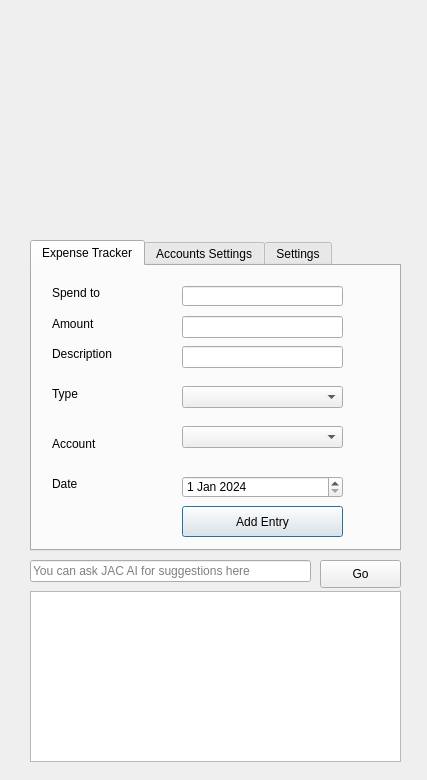
<?xml version="1.0" encoding="UTF-8"?>
<ui version="4.0">
 <class>Dialog</class>
 <widget class="QDialog" name="Dialog">
  <property name="geometry">
   <rect>
    <x>0</x>
    <y>0</y>
    <width>427</width>
    <height>780</height>
   </rect>
  </property>
  <property name="windowTitle">
   <string>JAC AI</string>
  </property>
  <property name="windowIcon">
   <iconset resource="images.qrc">
    <normaloff>:/LOGO/JAC AI.jpg</normaloff>:/LOGO/JAC AI.jpg</iconset>
  </property>
  <widget class="QLabel" name="label_2">
   <property name="geometry">
    <rect>
     <x>30</x>
     <y>10</y>
     <width>371</width>
     <height>221</height>
    </rect>
   </property>
   <property name="styleSheet">
    <string notr="true">border-image: url(:/LOGO/JAC AI.jpg);</string>
   </property>
   <property name="text">
    <string/>
   </property>
  </widget>
  <widget class="QTabWidget" name="tabWidget">
   <property name="geometry">
    <rect>
     <x>30</x>
     <y>240</y>
     <width>371</width>
     <height>311</height>
    </rect>
   </property>
   <property name="currentIndex">
    <number>0</number>
   </property>
   <widget class="QWidget" name="expense">
    <attribute name="title">
     <string>Expense Tracker</string>
    </attribute>
    <widget class="QComboBox" name="comboBox">
     <property name="geometry">
      <rect>
       <x>150</x>
       <y>120</y>
       <width>161</width>
       <height>22</height>
      </rect>
     </property>
    </widget>
    <widget class="QLabel" name="label">
     <property name="geometry">
      <rect>
       <x>20</x>
       <y>20</y>
       <width>81</width>
       <height>14</height>
      </rect>
     </property>
     <property name="text">
      <string>Spend to</string>
     </property>
    </widget>
    <widget class="QComboBox" name="comboBox_2">
     <property name="geometry">
      <rect>
       <x>150</x>
       <y>160</y>
       <width>161</width>
       <height>22</height>
      </rect>
     </property>
    </widget>
    <widget class="QLabel" name="label_7">
     <property name="geometry">
      <rect>
       <x>20</x>
       <y>210</y>
       <width>55</width>
       <height>16</height>
      </rect>
     </property>
     <property name="text">
      <string>Date</string>
     </property>
    </widget>
    <widget class="QLineEdit" name="lineEdit_3">
     <property name="geometry">
      <rect>
       <x>150</x>
       <y>80</y>
       <width>161</width>
       <height>22</height>
      </rect>
     </property>
    </widget>
    <widget class="QLineEdit" name="lineEdit">
     <property name="geometry">
      <rect>
       <x>150</x>
       <y>20</y>
       <width>161</width>
       <height>20</height>
      </rect>
     </property>
    </widget>
    <widget class="QLabel" name="label_4">
     <property name="geometry">
      <rect>
       <x>20</x>
       <y>80</y>
       <width>81</width>
       <height>16</height>
      </rect>
     </property>
     <property name="text">
      <string>Description</string>
     </property>
    </widget>
    <widget class="QLineEdit" name="lineEdit_2">
     <property name="geometry">
      <rect>
       <x>150</x>
       <y>50</y>
       <width>161</width>
       <height>22</height>
      </rect>
     </property>
    </widget>
    <widget class="QLabel" name="label_6">
     <property name="geometry">
      <rect>
       <x>20</x>
       <y>170</y>
       <width>55</width>
       <height>16</height>
      </rect>
     </property>
     <property name="text">
      <string>Account</string>
     </property>
    </widget>
    <widget class="QLabel" name="label_3">
     <property name="geometry">
      <rect>
       <x>20</x>
       <y>50</y>
       <width>81</width>
       <height>16</height>
      </rect>
     </property>
     <property name="text">
      <string>Amount</string>
     </property>
    </widget>
    <widget class="QLabel" name="label_5">
     <property name="geometry">
      <rect>
       <x>20</x>
       <y>120</y>
       <width>81</width>
       <height>16</height>
      </rect>
     </property>
     <property name="text">
      <string>Type</string>
     </property>
    </widget>
    <widget class="QDateEdit" name="dateEdit">
     <property name="geometry">
      <rect>
       <x>150</x>
       <y>210</y>
       <width>161</width>
       <height>22</height>
      </rect>
     </property>
     <property name="dateTime">
      <datetime>
       <hour>0</hour>
       <minute>0</minute>
       <second>0</second>
       <year>2024</year>
       <month>1</month>
       <day>1</day>
      </datetime>
     </property>
    </widget>
    <widget class="QPushButton" name="pushButton_5">
     <property name="geometry">
      <rect>
       <x>150</x>
       <y>240</y>
       <width>161</width>
       <height>31</height>
      </rect>
     </property>
     <property name="text">
      <string>Add Entry</string>
     </property>
    </widget>
   </widget>
   <widget class="QWidget" name="account">
    <attribute name="title">
     <string>Accounts Settings</string>
    </attribute>
    <widget class="QLabel" name="label_8">
     <property name="geometry">
      <rect>
       <x>20</x>
       <y>20</y>
       <width>81</width>
       <height>14</height>
      </rect>
     </property>
     <property name="text">
      <string>Balance</string>
     </property>
    </widget>
    <widget class="QLineEdit" name="lineEdit_4">
     <property name="geometry">
      <rect>
       <x>190</x>
       <y>20</y>
       <width>161</width>
       <height>20</height>
      </rect>
     </property>
     <property name="text">
      <string/>
     </property>
    </widget>
    <widget class="QLabel" name="label_9">
     <property name="geometry">
      <rect>
       <x>20</x>
       <y>60</y>
       <width>55</width>
       <height>16</height>
      </rect>
     </property>
     <property name="text">
      <string>Account</string>
     </property>
    </widget>
    <widget class="QLineEdit" name="lineEdit_5">
     <property name="geometry">
      <rect>
       <x>190</x>
       <y>50</y>
       <width>161</width>
       <height>20</height>
      </rect>
     </property>
     <property name="text">
      <string/>
     </property>
    </widget>
    <widget class="QPushButton" name="pushButton">
     <property name="geometry">
      <rect>
       <x>20</x>
       <y>100</y>
       <width>111</width>
       <height>28</height>
      </rect>
     </property>
     <property name="text">
      <string>Add Account</string>
     </property>
    </widget>
    <widget class="QPushButton" name="pushButton_2">
     <property name="geometry">
      <rect>
       <x>190</x>
       <y>100</y>
       <width>161</width>
       <height>28</height>
      </rect>
     </property>
     <property name="text">
      <string>Delete Account</string>
     </property>
    </widget>
    <widget class="QTextBrowser" name="textBrowser">
     <property name="geometry">
      <rect>
       <x>20</x>
       <y>140</y>
       <width>331</width>
       <height>101</height>
      </rect>
     </property>
     <property name="placeholderText">
      <string>Connecting Cloud Service ...</string>
     </property>
    </widget>
   </widget>
   <widget class="QWidget" name="settings">
    <attribute name="title">
     <string>Settings</string>
    </attribute>
    <widget class="QLineEdit" name="lineEdit_7">
     <property name="geometry">
      <rect>
       <x>130</x>
       <y>40</y>
       <width>181</width>
       <height>22</height>
      </rect>
     </property>
     <property name="placeholderText">
      <string>127.0.0.1</string>
     </property>
    </widget>
    <widget class="QLabel" name="label_10">
     <property name="geometry">
      <rect>
       <x>30</x>
       <y>40</y>
       <width>55</width>
       <height>16</height>
      </rect>
     </property>
     <property name="text">
      <string>Server IP</string>
     </property>
    </widget>
    <widget class="QLabel" name="label_11">
     <property name="geometry">
      <rect>
       <x>30</x>
       <y>80</y>
       <width>55</width>
       <height>16</height>
      </rect>
     </property>
     <property name="text">
      <string>Port</string>
     </property>
    </widget>
    <widget class="QLineEdit" name="lineEdit_8">
     <property name="geometry">
      <rect>
       <x>130</x>
       <y>80</y>
       <width>181</width>
       <height>22</height>
      </rect>
     </property>
     <property name="text">
      <string/>
     </property>
     <property name="placeholderText">
      <string>8000</string>
     </property>
    </widget>
    <widget class="QLabel" name="label_12">
     <property name="geometry">
      <rect>
       <x>30</x>
       <y>120</y>
       <width>55</width>
       <height>16</height>
      </rect>
     </property>
     <property name="text">
      <string>User</string>
     </property>
    </widget>
    <widget class="QLineEdit" name="lineEdit_9">
     <property name="geometry">
      <rect>
       <x>130</x>
       <y>120</y>
       <width>181</width>
       <height>22</height>
      </rect>
     </property>
     <property name="text">
      <string>Akhil Jacob</string>
     </property>
    </widget>
    <widget class="QLabel" name="label_13">
     <property name="geometry">
      <rect>
       <x>30</x>
       <y>160</y>
       <width>55</width>
       <height>16</height>
      </rect>
     </property>
     <property name="text">
      <string>Status</string>
     </property>
    </widget>
    <widget class="QLineEdit" name="lineEdit_10">
     <property name="geometry">
      <rect>
       <x>130</x>
       <y>160</y>
       <width>181</width>
       <height>22</height>
      </rect>
     </property>
     <property name="text">
      <string/>
     </property>
     <property name="readOnly">
      <bool>true</bool>
     </property>
    </widget>
    <widget class="QPushButton" name="pushButton_4">
     <property name="geometry">
      <rect>
       <x>130</x>
       <y>200</y>
       <width>181</width>
       <height>28</height>
      </rect>
     </property>
     <property name="text">
      <string>Test Connection</string>
     </property>
    </widget>
   </widget>
  </widget>
  <widget class="QLineEdit" name="lineEdit_6">
   <property name="geometry">
    <rect>
     <x>30</x>
     <y>560</y>
     <width>281</width>
     <height>22</height>
    </rect>
   </property>
   <property name="placeholderText">
    <string>You can ask JAC AI for suggestions here</string>
   </property>
  </widget>
  <widget class="QTextBrowser" name="textBrowser_2">
   <property name="geometry">
    <rect>
     <x>30</x>
     <y>591</y>
     <width>371</width>
     <height>171</height>
    </rect>
   </property>
  </widget>
  <widget class="QPushButton" name="pushButton_3">
   <property name="geometry">
    <rect>
     <x>320</x>
     <y>560</y>
     <width>81</width>
     <height>28</height>
    </rect>
   </property>
   <property name="text">
    <string>Go</string>
   </property>
  </widget>
 </widget>
 <resources>
  <include location="images.qrc"/>
 </resources>
 <connections/>
</ui>
